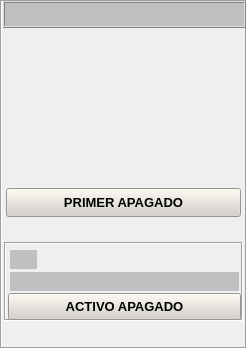
   <widget class="QFrame" name="Compresor_LP_5">
    <property name="geometry">
     <rect>
      <x>0</x>
      <y>312</y>
      <width>247</width>
      <height>349</height>
     </rect>
    </property>
    <property name="styleSheet">
     <string notr="true">background-color: none;</string>
    </property>
    <property name="frameShape">
     <enum>QFrame::Box</enum>
    </property>
    <property name="frameShadow">
     <enum>QFrame::Sunken</enum>
    </property>
    <widget class="QFrame" name="frame_14">
     <property name="geometry">
      <rect>
       <x>3</x>
       <y>1</y>
       <width>243</width>
       <height>27</height>
      </rect>
     </property>
     <property name="styleSheet">
      <string notr="true">background-color: rgb(192, 192, 192);</string>
     </property>
     <property name="frameShape">
      <enum>QFrame::Box</enum>
     </property>
     <property name="frameShadow">
      <enum>QFrame::Raised</enum>
     </property>
     <layout class="QGridLayout" name="gridLayout_27">
      <item row="0" column="0">
       <widget class="AUpTextLabel" name="leGEN_AVR_85">
        <property name="minimumSize">
         <size>
          <width>156</width>
          <height>9</height>
         </size>
        </property>
        <property name="maximumSize">
         <size>
          <width>156</width>
          <height>9</height>
         </size>
        </property>
        <property name="LabelText" stdset="0">
         <string>MODOS OPERACIONALES</string>
        </property>
        <property name="Font">
         <font>
          <pointsize>9</pointsize>
          <weight>75</weight>
          <bold>true</bold>
         </font>
        </property>
       </widget>
      </item>
     </layout>
    </widget>
    <widget class="AUpTextLabel" name="leGEN_AVR_88">
     <property name="geometry">
      <rect>
       <x>14</x>
       <y>32</y>
       <width>125</width>
       <height>16</height>
      </rect>
     </property>
     <property name="layoutDirection">
      <enum>Qt::LeftToRight</enum>
     </property>
     <property name="LabelText" stdset="0">
      <string>MODO DE OPERACION:</string>
     </property>
     <property name="Font">
      <font>
       <pointsize>8</pointsize>
       <weight>75</weight>
       <bold>true</bold>
      </font>
     </property>
    </widget>
    <widget class="AUpTextLabel" name="leGEN_AVR_89">
     <property name="geometry">
      <rect>
       <x>14</x>
       <y>48</y>
       <width>85</width>
       <height>16</height>
      </rect>
     </property>
     <property name="layoutDirection">
      <enum>Qt::LeftToRight</enum>
     </property>
     <property name="LabelText" stdset="0">
      <string>MODO MOTOR:</string>
     </property>
     <property name="Font">
      <font>
       <pointsize>8</pointsize>
       <weight>75</weight>
       <bold>true</bold>
      </font>
     </property>
    </widget>
    <widget class="AUpTextLabel" name="leGEN_AVR_90">
     <property name="geometry">
      <rect>
       <x>14</x>
       <y>62</y>
       <width>115</width>
       <height>16</height>
      </rect>
     </property>
     <property name="layoutDirection">
      <enum>Qt::LeftToRight</enum>
     </property>
     <property name="LabelText" stdset="0">
      <string>LISTA PARA INICIAR</string>
     </property>
     <property name="Font">
      <font>
       <pointsize>8</pointsize>
       <weight>75</weight>
       <bold>true</bold>
      </font>
     </property>
    </widget>
    <widget class="AUpTextLabel" name="leGEN_AVR_91">
     <property name="geometry">
      <rect>
       <x>14</x>
       <y>80</y>
       <width>37</width>
       <height>16</height>
      </rect>
     </property>
     <property name="layoutDirection">
      <enum>Qt::LeftToRight</enum>
     </property>
     <property name="LabelText" stdset="0">
      <string>ISOCH</string>
     </property>
     <property name="Font">
      <font>
       <pointsize>8</pointsize>
       <weight>75</weight>
       <bold>true</bold>
      </font>
     </property>
    </widget>
    <widget class="AUpTextLabel" name="leGEN_AVR_92">
     <property name="geometry">
      <rect>
       <x>14</x>
       <y>98</y>
       <width>119</width>
       <height>16</height>
      </rect>
     </property>
     <property name="layoutDirection">
      <enum>Qt::LeftToRight</enum>
     </property>
     <property name="LabelText" stdset="0">
      <string>DMD DEL QUEMADOR:</string>
     </property>
     <property name="Font">
      <font>
       <pointsize>8</pointsize>
       <weight>75</weight>
       <bold>true</bold>
      </font>
     </property>
    </widget>
    <widget class="AUpTextLabel" name="leGEN_AVR_93">
     <property name="geometry">
      <rect>
       <x>14</x>
       <y>112</y>
       <width>129</width>
       <height>16</height>
      </rect>
     </property>
     <property name="layoutDirection">
      <enum>Qt::LeftToRight</enum>
     </property>
     <property name="LabelText" stdset="0">
      <string>MODO DEL QUEMADOR:</string>
     </property>
     <property name="Font">
      <font>
       <pointsize>8</pointsize>
       <weight>75</weight>
       <bold>true</bold>
      </font>
     </property>
    </widget>
    <widget class="AUpTextLabel" name="leGEN_AVR_94">
     <property name="geometry">
      <rect>
       <x>14</x>
       <y>128</y>
       <width>69</width>
       <height>16</height>
      </rect>
     </property>
     <property name="layoutDirection">
      <enum>Qt::LeftToRight</enum>
     </property>
     <property name="LabelText" stdset="0">
      <string>B (PILOTO)</string>
     </property>
     <property name="Font">
      <font>
       <pointsize>8</pointsize>
       <weight>75</weight>
       <bold>true</bold>
      </font>
     </property>
    </widget>
    <widget class="AUpTextLabel" name="leGEN_AVR_95">
     <property name="geometry">
      <rect>
       <x>14</x>
       <y>140</y>
       <width>185</width>
       <height>16</height>
      </rect>
     </property>
     <property name="layoutDirection">
      <enum>Qt::LeftToRight</enum>
     </property>
     <property name="LabelText" stdset="0">
      <string>MODO DE CTRL DE COMBUSTIBLE:</string>
     </property>
     <property name="Font">
      <font>
       <pointsize>8</pointsize>
       <weight>75</weight>
       <bold>true</bold>
      </font>
     </property>
    </widget>
    <widget class="AUpTextLabel" name="leGEN_AVR_96">
     <property name="geometry">
      <rect>
       <x>14</x>
       <y>156</y>
       <width>71</width>
       <height>16</height>
      </rect>
     </property>
     <property name="layoutDirection">
      <enum>Qt::LeftToRight</enum>
     </property>
     <property name="LabelText" stdset="0">
      <string>REGULADOR:</string>
     </property>
     <property name="Font">
      <font>
       <pointsize>8</pointsize>
       <weight>75</weight>
       <bold>true</bold>
      </font>
     </property>
    </widget>
    <widget class="AUpTextLabel" name="leGEN_AVR_97">
     <property name="geometry">
      <rect>
       <x>14</x>
       <y>172</y>
       <width>135</width>
       <height>16</height>
      </rect>
     </property>
     <property name="layoutDirection">
      <enum>Qt::LeftToRight</enum>
     </property>
     <property name="LabelText" stdset="0">
      <string>COMBUSTIBLE CERRADO</string>
     </property>
     <property name="Font">
      <font>
       <pointsize>8</pointsize>
       <weight>75</weight>
       <bold>true</bold>
      </font>
     </property>
    </widget>
    <widget class="AUpTextLabel" name="leGEN_AVR_99">
     <property name="geometry">
      <rect>
       <x>168</x>
       <y>48</y>
       <width>71</width>
       <height>16</height>
      </rect>
     </property>
     <property name="layoutDirection">
      <enum>Qt::RightToLeft</enum>
     </property>
     <property name="isUpdateable" stdset="0">
      <bool>true</bool>
     </property>
     <property name="id">
      <string>p_ENGMODE_ENGMODE_A_NAME_A_NAME</string>
     </property>
     <property name="LabelText" stdset="0">
      <string/>
     </property>
     <property name="Font">
      <font>
       <pointsize>8</pointsize>
       <weight>75</weight>
       <bold>true</bold>
      </font>
     </property>
    </widget>
    <widget class="AUpTextLabel" name="leGEN_AVR_100">
     <property name="geometry">
      <rect>
       <x>168</x>
       <y>96</y>
       <width>71</width>
       <height>16</height>
      </rect>
     </property>
     <property name="layoutDirection">
      <enum>Qt::RightToLeft</enum>
     </property>
     <property name="isUpdateable" stdset="0">
      <bool>true</bool>
     </property>
     <property name="id">
      <string>p_S_BRNDMDG_BRNDMDR_A_NAME</string>
     </property>
     <property name="LabelText" stdset="0">
      <string/>
     </property>
     <property name="Font">
      <font>
       <pointsize>8</pointsize>
       <weight>75</weight>
       <bold>true</bold>
      </font>
     </property>
    </widget>
    <widget class="AUpTextLabel" name="leGEN_AVR_102">
     <property name="geometry">
      <rect>
       <x>168</x>
       <y>156</y>
       <width>71</width>
       <height>16</height>
      </rect>
     </property>
     <property name="layoutDirection">
      <enum>Qt::RightToLeft</enum>
     </property>
     <property name="isUpdateable" stdset="0">
      <bool>true</bool>
     </property>
     <property name="LabelText" stdset="0">
      <string/>
     </property>
     <property name="Font">
      <font>
       <pointsize>8</pointsize>
       <weight>75</weight>
       <bold>true</bold>
      </font>
     </property>
    </widget>
    <widget class="QPushButton" name="btnMOPA">
     <property name="geometry">
      <rect>
       <x>6</x>
       <y>188</y>
       <width>235</width>
       <height>29</height>
      </rect>
     </property>
     <property name="font">
      <font>
       <pointsize>10</pointsize>
       <weight>75</weight>
       <bold>true</bold>
      </font>
     </property>
     <property name="styleSheet">
      <string notr="true">background-color: rgb(212, 208, 200);</string>
     </property>
     <property name="text">
      <string>PRIMER APAGADO</string>
     </property>
    </widget>
    <widget class="QFrame" name="Compresor_LP_6">
     <property name="geometry">
      <rect>
       <x>4</x>
       <y>242</y>
       <width>239</width>
       <height>79</height>
      </rect>
     </property>
     <property name="styleSheet">
      <string notr="true">background-color: none;</string>
     </property>
     <property name="frameShape">
      <enum>QFrame::Box</enum>
     </property>
     <property name="frameShadow">
      <enum>QFrame::Sunken</enum>
     </property>
     <widget class="QPushButton" name="btnMOAA">
      <property name="geometry">
       <rect>
        <x>4</x>
        <y>51</y>
        <width>233</width>
        <height>27</height>
       </rect>
      </property>
      <property name="font">
       <font>
        <pointsize>10</pointsize>
        <weight>75</weight>
        <bold>true</bold>
       </font>
      </property>
      <property name="styleSheet">
       <string notr="true">background-color: rgb(212, 208, 200);</string>
      </property>
      <property name="text">
       <string>ACTIVO APAGADO</string>
      </property>
     </widget>
     <widget class="AUpTextLabel" name="leGEN_AVR_103">
      <property name="geometry">
       <rect>
        <x>88</x>
        <y>8</y>
        <width>67</width>
        <height>16</height>
       </rect>
      </property>
      <property name="layoutDirection">
       <enum>Qt::RightToLeft</enum>
      </property>
      <property name="LabelText" stdset="0">
       <string>Descripción</string>
      </property>
      <property name="Font">
       <font>
        <pointsize>8</pointsize>
        <weight>75</weight>
        <bold>true</bold>
       </font>
      </property>
     </widget>
     <widget class="AUpTextLabel" name="leGEN_AVR_104">
      <property name="geometry">
       <rect>
        <x>40</x>
        <y>8</y>
        <width>29</width>
        <height>16</height>
       </rect>
      </property>
      <property name="layoutDirection">
       <enum>Qt::RightToLeft</enum>
      </property>
      <property name="LabelText" stdset="0">
       <string>Num</string>
      </property>
      <property name="Font">
       <font>
        <pointsize>8</pointsize>
        <weight>75</weight>
        <bold>true</bold>
       </font>
      </property>
     </widget>
     <widget class="AUpTextLabel" name="leGEN_AVR_105">
      <property name="geometry">
       <rect>
        <x>6</x>
        <y>8</y>
        <width>27</width>
        <height>19</height>
       </rect>
      </property>
      <property name="layoutDirection">
       <enum>Qt::RightToLeft</enum>
      </property>
      <property name="styleSheet">
       <string notr="true">background-color: rgb(192, 192, 192);</string>
      </property>
      <property name="LabelText" stdset="0">
       <string/>
      </property>
      <property name="Font">
       <font>
        <pointsize>8</pointsize>
        <weight>75</weight>
        <bold>true</bold>
       </font>
      </property>
     </widget>
     <widget class="AUpTextLabel" name="leGEN_AVR_106">
      <property name="geometry">
       <rect>
        <x>6</x>
        <y>30</y>
        <width>229</width>
        <height>19</height>
       </rect>
      </property>
      <property name="layoutDirection">
       <enum>Qt::LeftToRight</enum>
      </property>
      <property name="styleSheet">
       <string notr="true">background-color: rgb(192, 192, 192);</string>
      </property>
      <property name="LabelText" stdset="0">
       <string/>
      </property>
      <property name="Font">
       <font>
        <pointsize>8</pointsize>
        <weight>75</weight>
        <bold>true</bold>
       </font>
      </property>
      <property name="StrOnState">
       <string/>
      </property>
      <property name="StrOffState">
       <string>SIN APAGADOS</string>
      </property>
     </widget>
    </widget>
   </widget>
